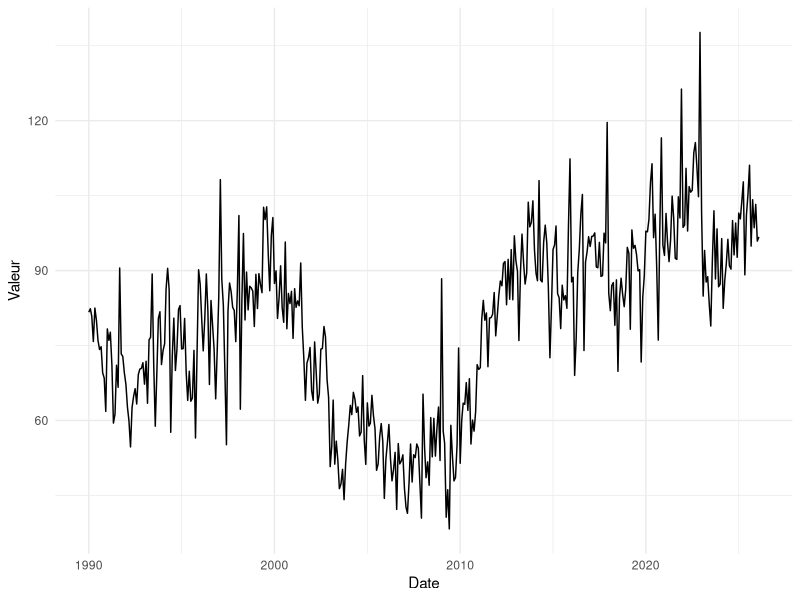

The R script that drew this image:
# Projet Time-Series
# 2A Paul Hobeika et Sara Chikhi

# Packages
library(dplyr)
library(readr)
library(lubridate)
library(ggplot2)
library(ggthemes)

# Import des données
ind <- read_csv2("donnees/valeurs_mensuelles.csv", col_names = TRUE) %>% 
  slice(4:437) %>% # on supprime les premières lignes qui ne correspondent pas à des données
  select(-Codes) %>% # on supprime aussi la colonne "Codes" qui est toujours égale à 'A'
  rename(Date = 'Libellé', 
         Valeur = "Indice CVS-CJO de la production industrielle (base 100 en 2021) - Fabrication de pesticides et d'autres produits agrochimiques (NAF rév. 2, niveau groupe, poste 20.2)") %>% 
  mutate(Date = ym(Date), # on met la variable de période au format 'Date'
         Valeur = as.numeric(Valeur)) # et l'indice en nombre plutôt qu'en caractères


# Graphe de la série
ind %>% 
  arrange(Date) %>% 
  ggplot(aes(x = Date, y = Valeur)) +
  geom_line() +
  theme_minimal() %>% 
  ggsave("donnes_brutes.png")


# Partie I
#=========

# 1. Que représente la série choisie ?
